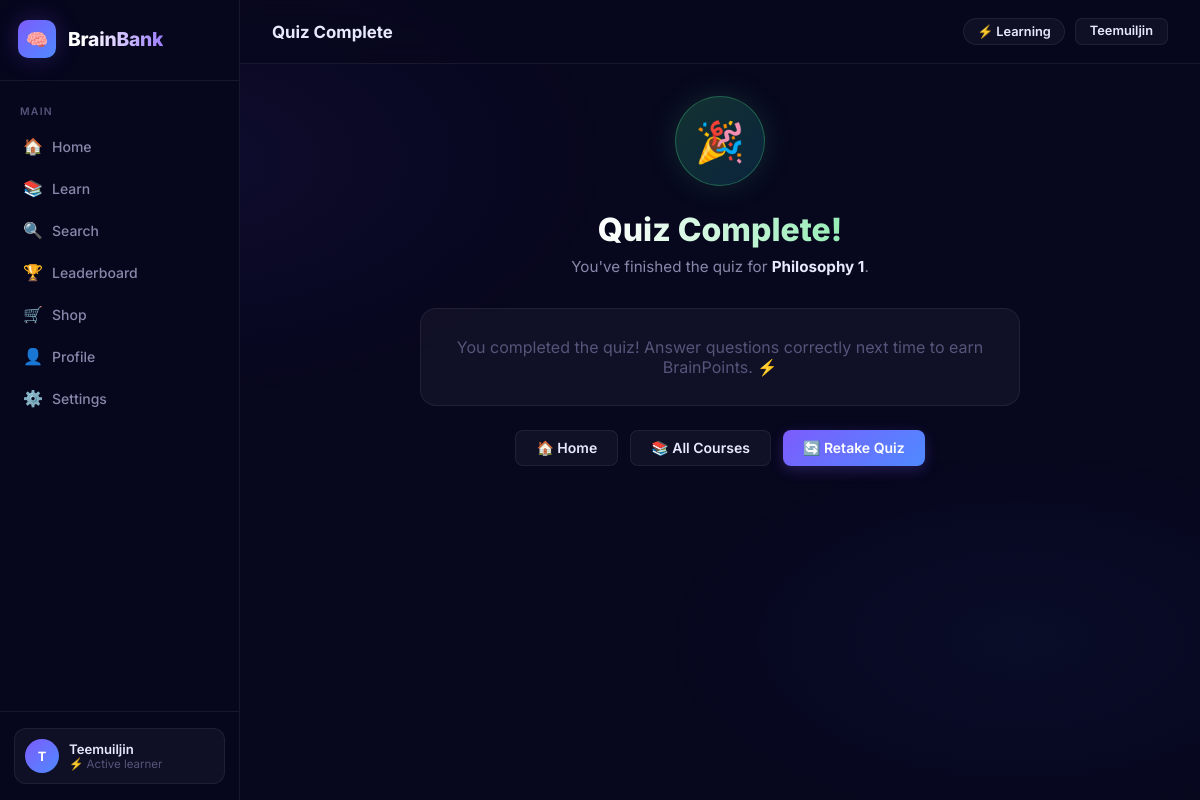
Page /quiz/5/5/ (signed in) on the earlier database version.
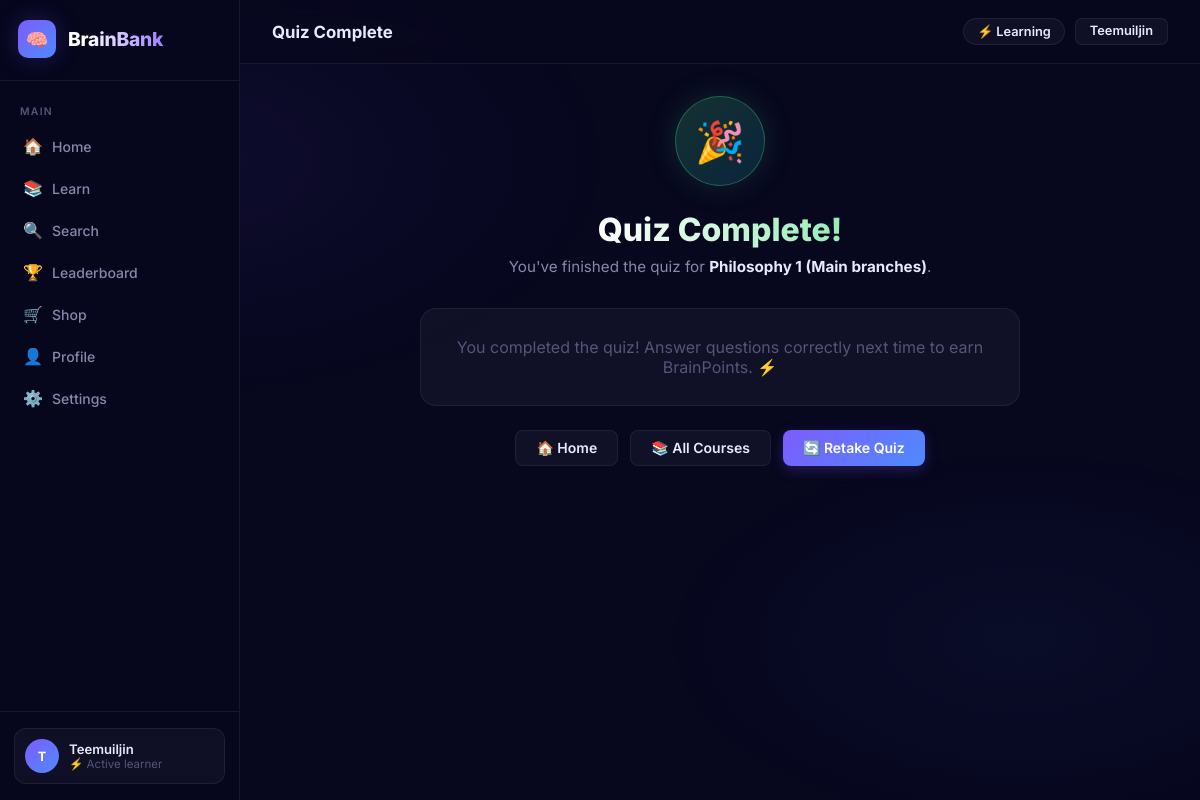
Same page on the later database version.
### courses/models.py (models this page shows, shortened)
class Course(models.Model):
    title = models.CharField(max_length=200)
    description = models.TextField()
    duration = models.IntegerField(help_text="Duration in minutes", default=30)
    level = models.CharField(max_length=50, choices=[
        ('Beginner', 'Beginner'),
        ('Intermediate', 'Intermediate'),
        ('Advanced', 'Advanced')
    ], default='Beginner')
    content = models.TextField(blank=True, null=True, help_text="Full HTML content for this course")

### courses/views.py (the view, shortened to what this page needs)
# urls.py: path('quiz/<int:course_id>/<int:question_number>/', views.quiz_view, name='quiz'),
@login_required
def quiz_view(request, course_id, question_number=1):
    course = get_object_or_404(Course.objects.select_related('quiz'), pk=course_id)
    quiz = get_object_or_404(Quiz.objects.prefetch_related('questions__options'), course=course)
    questions = quiz.questions.select_related().prefetch_related('options').order_by('id')
    total_questions = questions.count()
    points_per_correct = 50
    if 'score' not in request.session:
        request.session['score'] = 0
    if question_number > total_questions:
        score = request.session.get('score', 0)
        gained_points = score * points_per_correct
        if 'score' in request.session:
            del request.session['score']
        try:
            player_profile, created = PlayerProfile.objects.get_or_create(user=request.user)
            CompletedQuiz.objects.get_or_create(player=player_profile, course=course)
        except Exception as e:
            import logging
            logger = logging.getLogger(__name__)
            logger.error(f"Error in quiz completion for user {request.user.id}: {e}")
            messages.error(request, "An error occurred while saving your progress.")
            return redirect('course_detail', pk=course_id)
        today = date.today()
        from django.utils import timezone
        should_maintain_streak = (
            player_profile.last_activity_date in (today, today - timedelta(days=1)) or
            (player_profile.streak_freeze_count > 0 and player_profile.last_activity_date == today - timedelta(days=2))
        )
        if should_maintain_streak:
            if (player_profile.streak_freeze_count > 0 and
                player_profile.last_activity_date == today - timedelta(days=2)):
                player_profile.streak_freeze_count -= 1
                messages.info(request, "❄️ Streak freeze used! Your streak continues.")
            streak_increment = 1
            if (player_profile.fired_up_streak_until and
                timezone.now() < player_profile.fired_up_streak_until):
                streak_increment = 3
                messages.info(request, "🔥 Fired up streak active! +3 streak days!")
            player_profile.current_streak = (player_profile.current_streak or 0) + streak_increment
        else:
            player_profile.current_streak = 1
        if player_profile.current_streak > (player_profile.longest_streak or 0):
            player_profile.longest_streak = player_profile.current_streak
        player_profile.last_activity_date = today
        player_profile.save()
        update_leaderboard_entry(player_profile)
        return render(request, 'quiz_complete.html', {
            'course': course,
            'score': score,
            'total_questions': total_questions,
            'gained_points': gained_points,
            'player_profile': player_profile,
        })

### courses/context_processors.py (called while the page is built)
def active_effects(request):
    if request.user.is_authenticated:
        try:
            player_profile = PlayerProfile.objects.get(user=request.user)
            effects = []
            now = timezone.now()
            if player_profile.streak_freeze_count > 0:
                effects.append('❄️')
            if (player_profile.fired_up_streak_until and
                now < player_profile.fired_up_streak_until):
                effects.append('🔥')
            if (player_profile.experience_festival_until and
                now < player_profile.experience_festival_until):
                effects.append('🎉')
            return {'active_effects': effects}
        except PlayerProfile.DoesNotExist:
            pass
    return {'active_effects': []}

### courses/views.py (called while the page is built)
def update_leaderboard_entry(player_profile):
    if player_profile.points > 0:
        entry, created = LeaderboardEntry.objects.get_or_create(
            name=player_profile.user.username,
            defaults={'score': 0}
        )
        if entry.score != player_profile.points:
            entry.score = player_profile.points
            entry.save()

### courses/templates/quiz_complete.html (shortened to what this page needs)
{% extends "base.html" %}
{% block page_title %}Quiz Complete{% endblock %}
{% block content %}
<div class="complete-wrap">
    <div class="complete-icon">🎉</div>
    <h1 class="complete-title">Quiz Complete!</h1>
    <p class="complete-sub">
        You've finished the quiz for <strong>{{ course.title }}</strong>.
    </p>
    {% if score %}
    <div class="score-display">
        <div class="score-metric">
            <div class="score-metric-label">Final Score</div>
            <div class="score-metric-value green">{{ score }}<span style="font-size:1rem;font-weight:500;color:var(--text-muted);">/{{ total_questions }}</span></div>
        </div>
        <div class="score-metric">
            <div class="score-metric-label">Points Earned</div>
            <div class="score-metric-value yellow">+{{ gained_points }}<span style="font-size:1rem;font-weight:500;color:var(--text-muted);"> ⚡</span></div>
        </div>
    </div>
    {% else %}
    <div class="card" style="margin-bottom:24px;padding:28px;">
        <p style="color:var(--text-muted);">You completed the quiz! Answer questions correctly next time to earn BrainPoints. ⚡</p>
    </div>
    {% endif %}
    <div class="complete-actions">
        <a href="{% url 'home' %}" class="btn btn-ghost">🏠 Home</a>
        <a href="{% url 'course_list' %}" class="btn btn-ghost">📚 All Courses</a>
        <a href="{% url 'quiz' course.id 1 %}" class="btn btn-primary">🔄 Retake Quiz</a>
    </div>
</div>
{% endblock %}

Differences in the rows shown:
changed Course: title "Philosophy 1" → "Philosophy 1 (Main branches)"
